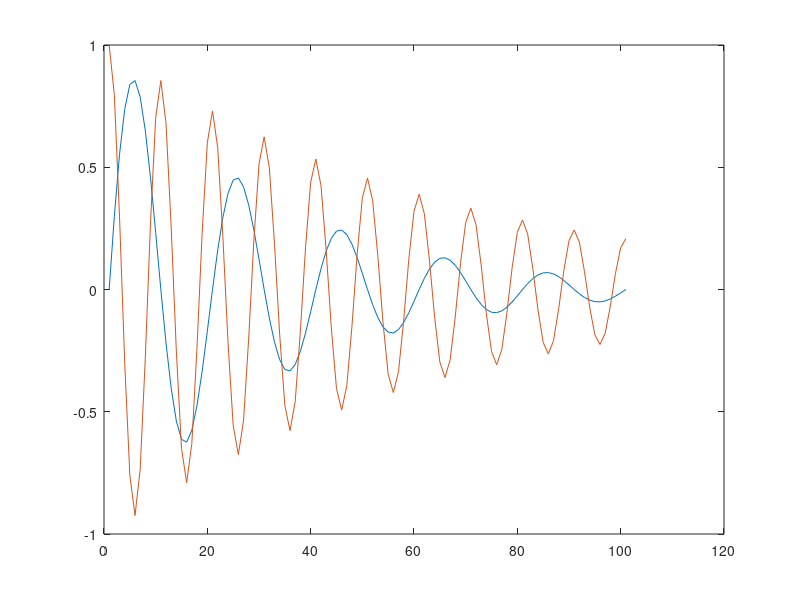

Write MATLAB code to recreate this figure. (Note: this script raises an error after producing the figure.)
x = 0:pi/20:5*pi;
y = exp(-0.2.*x).*sin(2.*x);
z = exp(-0.1.*x).*cos(4.*x);
a = plot(y)
hold on
b = plot(z)
a.Color = 'Blue';
b.LineStyle ='--';
a.LineWidth = 2;
xlabel('X-axis')
ylabel('Y-axis')
legend('function1', 'function2')
hold off
